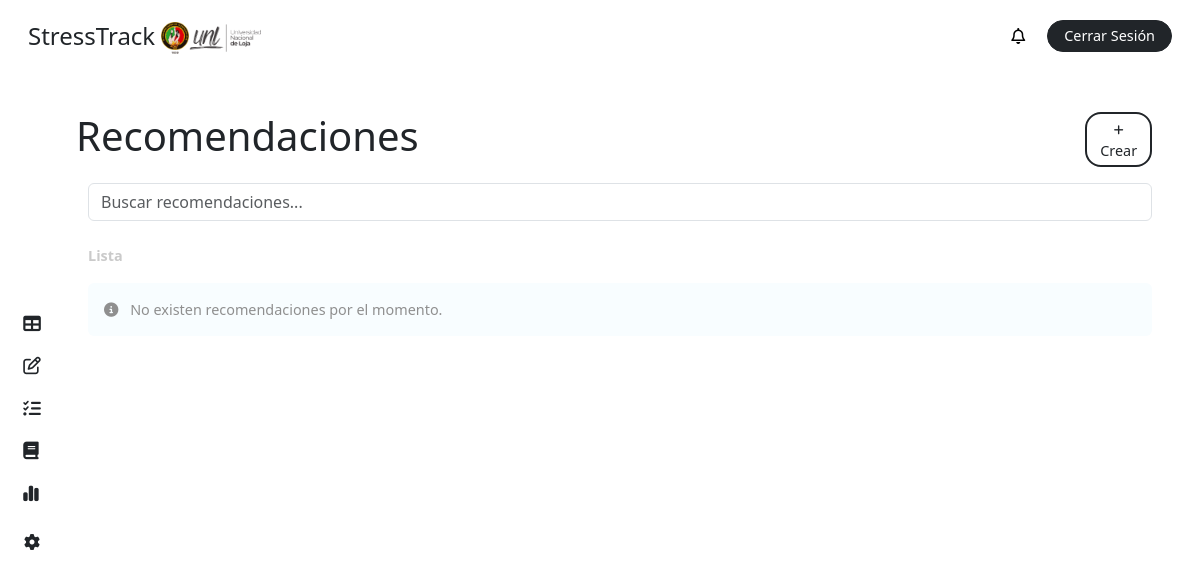
The app's page /recommendation/ (signed in), older data.
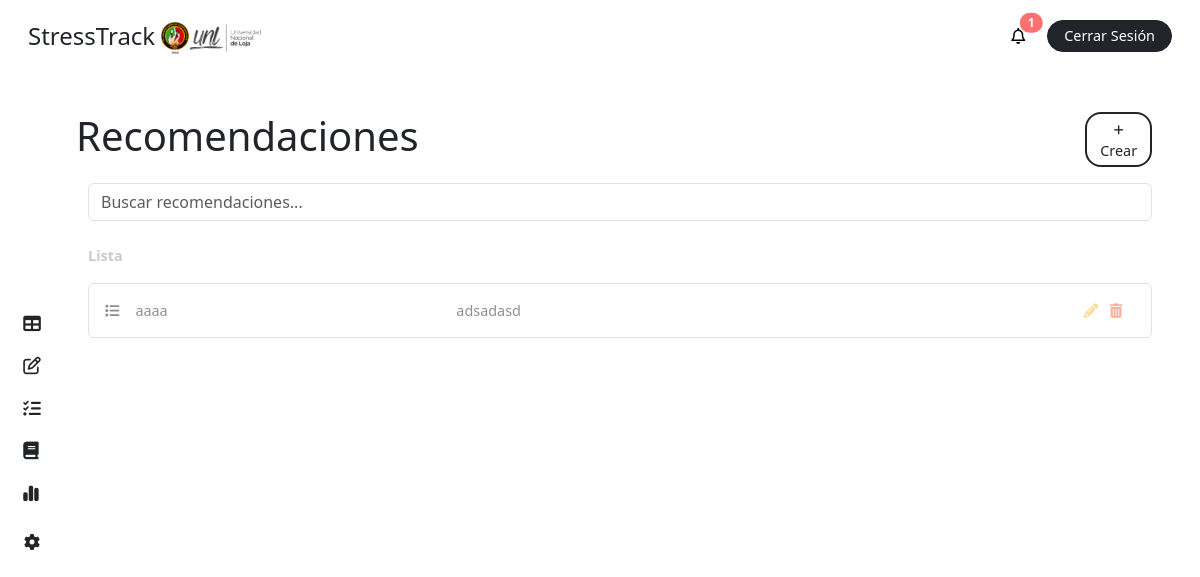
The same page, newer data.
### stress/models.py (models this page shows, shortened)
class Recommendation(models.Model):
    title = models.CharField(max_length=255)
    description = models.CharField(max_length=255)
    min_percent = models.IntegerField()
    max_percent = models.IntegerField()

### stress/views.py (the view, shortened to what this page needs)
# urls.py: path('recommendation/', views.recommendation, name='recommendation'),
@login_required
def recommendation(request):
    user = request.user
    form = RecommendationForm()
    if user.role == 'teacher':
        studens = user.teaching_courses.first().students.all() if user.teaching_courses.first() else None
    else:
        studens = None
    recommendations = Recommendation.objects.all()
    context = {
        'role': user.role,
        'recommendations': recommendations,
        'students': studens,
        'form': form,
        'notifications': user.notifications.all(),
        'unread_notifications': user.notifications.filter(is_read=False).count(),
    }
    return render(request, 'dashboard/recommendation.html', context)

### stress/forms.py
class RecommendationForm(forms.ModelForm):
    class Meta:
        model = Recommendation
        fields = ['title', 'description', 'min_percent', 'max_percent']
    def __init__(self, *args, **kwargs):
        super().__init__(*args, **kwargs)
        self.fields['title'].widget.attrs.update({
            'class': 'w-100 fs-7 py-1 px-2 border border-1 border-dark rounded-2',
            'placeholder': '',
        })
        self.fields['description'].widget.attrs.update({
            'class': 'w-100 fs-7 py-1 px-2 border border-1 border-dark rounded-2',
            'placeholder': '',
        })
        self.fields['min_percent'].widget.attrs.update({
            'class': 'w-100 fs-7 py-1 px-2 border border-1 border-dark rounded-2',
            'placeholder': '',
        })
        self.fields['max_percent'].widget.attrs.update({
            'class': 'w-100 fs-7 py-1 px-2 border border-1 border-dark rounded-2',
            'placeholder': '',
        })

### stress/templates/dashboard/recommendation.html (shortened to what this page needs)
{% extends "base/dashboard_base.html" %}
{% block content %}
{% include "elements/dashboard_sidebar.html" with role=role %}
<main class="main p-4 pt-3 pe-5">
  <div class="my-4">
        <div class="row">
            <div class="{% if role == 'teacher' %} col-9 {% else %} col-11 {% endif %} p-0">
                <h1 class="m-0">Recomendaciones</h1>
            </div>
            <div class="col-1 d-flex flex-column justify-content-center">
                <button
                    class="fs-7 text-center rounded-4 bg-white border border-dark border-2 text-dark text-decoration-none py-1 px-2"
                    data-bs-toggle="modal"
                    data-bs-target="#addRecoModal"
                >
                    <i class="fa-solid fa-plus fs-8"></i> Crear
                </button>
            </div>
        </div>
        <div class="row my-3">
            <div class="col-12">
                <input type="text" id="searchInput" class="form-control" placeholder="Buscar recomendaciones...">
            </div>
        </div>
        <label class="text-grisillo fw-bold my-2">Lista</label>
        {% if recommendations %}
            {% for recommendation in recommendations %}
                <div class="p-3 my-2 rounded-2 text-gris border border-1 recommendation-item">
                    <div class="row">
                        <div class="col-4">
                            <i class="fa-solid fa-list me-3"></i>{{ recommendation.title }}
                        </div>
                        <div class="col-7">
                            {{ recommendation.description }}
                        </div>
                        <div class="col-1 text-center">
                            <a  href="#"
                                class="mx-1 text-decoration-none text-not-bad edit-task"
                                data-bs-toggle="modal"
                                data-bs-target="#updateRecoModal{{ recommendation.id }}""
                                title="Editar">
                                <i class="fa-solid fa-pencil"></i>
                            </a>
                            <a  href="{% url 'delete-recommendation' recommendation.id %}"
                                class="mx-1 text-decoration-none text-dying"
                                title="Eliminar"
                                id="delete-reco-{{ recommendation.id }}"
                            >
                                <i class="fa-solid fa-trash-can"></i>
                            </a>
                        </div>
                    </div>
                </div>
            {% endfor %}
        {% else %}
            <div class="bg-inf p-3 my-2 rounded-2 text-gris">
                <i class="fas fa-info-circle me-2"></i> No existen recomendaciones por el momento.
            </div>
        {% endif %}
    </div>
</main>
{% endblock %}

Row changes from the older to the newer data that the page shows:
added Recommendation: title "aaaa", description "adsadasd"
Text that changed along with them:
{{ unread_notifications }}: (not shown) → "1"
text no longer shown: "No existen recomendaciones por el momento."
